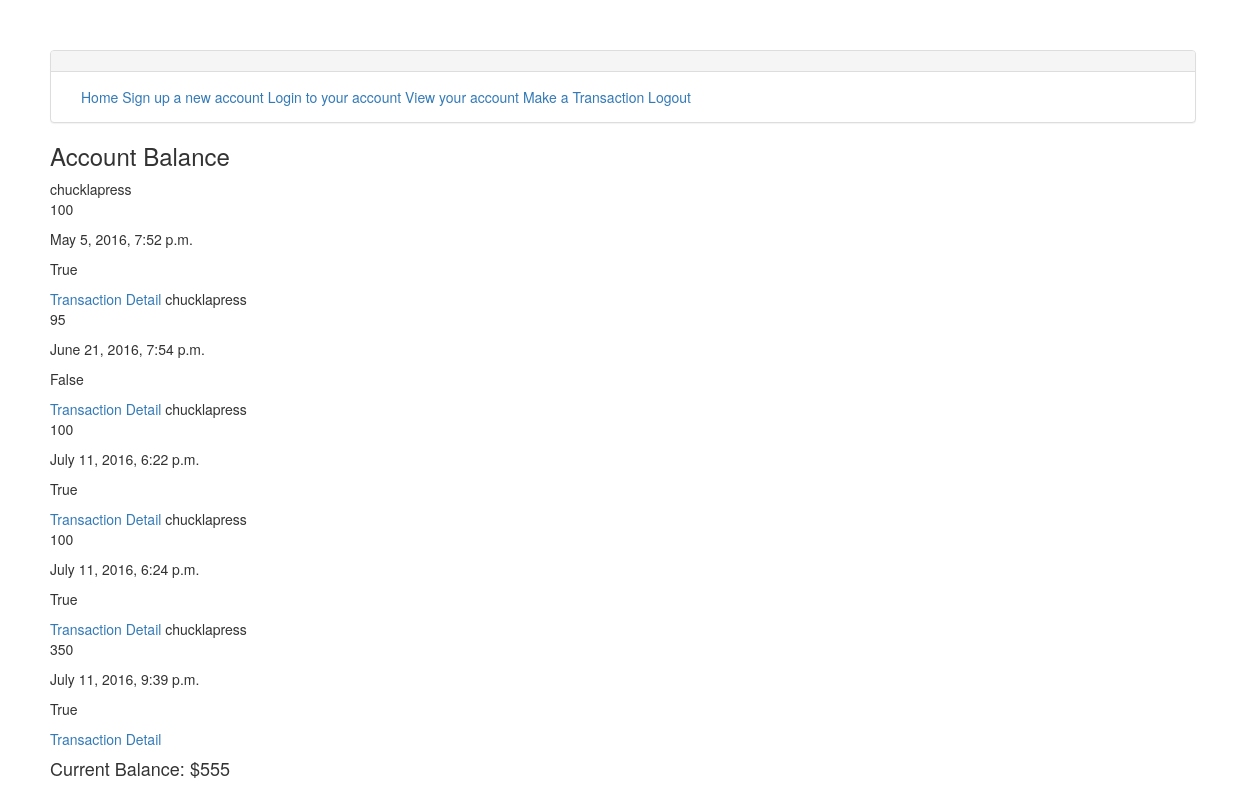
Before: /balance/ (signed in) with the older database file.
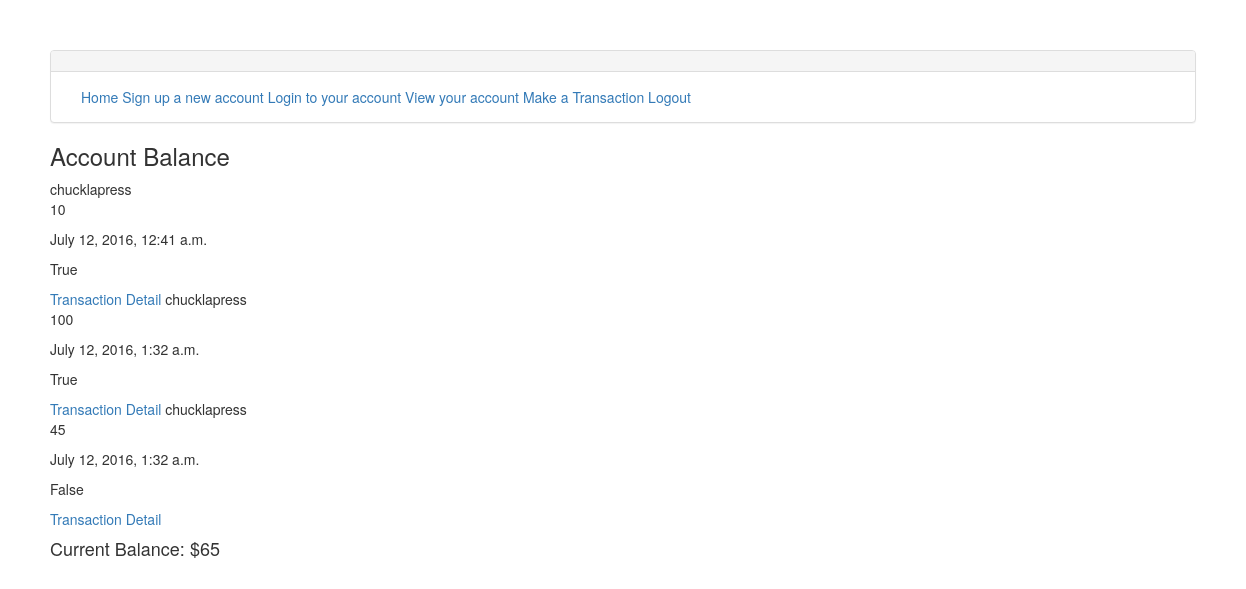
After: the same page with the newer database file.
### ironapp/models.py (models this page shows, shortened)
class AcctBalance(models.Model):
    account_number = models.IntegerField()
    entry = models.IntegerField()
    is_deposit = models.BooleanField(default=1)
    date = models.DateTimeField(default=datetime.now, blank=True)
    customer = models.ForeignKey('auth.User')
    memo_or_note = models.CharField(max_length=35)

### ironapp/views.py (the view)
# urls.py: url(r'^balance/$', AccountView.as_view(), name="acct_bal_view"),
class AccountView(LoginRequiredMixin, ListView):
    login_url = "/login/"
    template_name = "acctbalance_form.html"
    model = AcctBalance
    def get_queryset(self):
        return AcctBalance.objects.filter(customer=self.request.user)
    def get_context_data(self,**kwargs):
        context = super().get_context_data(**kwargs)
        self.is_balance = is_balance(self.request.user)
        context["balance"] = self.is_balance
        return context

### ironapp/views.py (called while the page is built)
def is_balance(user):
    transactions = AcctBalance.objects.filter(customer=user)
    balance = 0
    for items in transactions:
        if items.is_deposit == True:
            balance += items.entry
        elif items.is_deposit == False:
            balance -= items.entry
            if balance >0:
                print("This transaction is not supported")
    return balance

### templates/acctbalance_form.html
{% extends 'base.html' %}
{% block content %}
<h3>Account Balance</h3>
    {% for item in object_list %}
        {{ item.customer }}
        <p>{{ item.entry }}</p>
        <p>{{ item.date }}</p>
        <P>{{ item.is_deposit }}</P>
        <a href= "{% url 'account_detail_view' item.pk %}">Transaction Detail</a>
    {% endfor %}
<h4>Current Balance: ${{balance}}</h4>
{% endblock %}

Changed rows visible on the page:
no longer on this page (row edited): AcctBalance: customer "chucklapress", entry "95", date "June 21, 2016, 7:54 p.m.", is_deposit "False"
removed AcctBalance: customer "chucklapress", entry "350", date "July 11, 2016, 9:39 p.m.", is_deposit "True"
changed AcctBalance: entry "100" → "10"; date "May 5, 2016, 7:52 p.m." → "July 12, 2016, 12:41 a.m."
changed AcctBalance (number 2 of 3 on the later page): date "July 11, 2016, 6:22 p.m." → "July 12, 2016, 1:32 a.m."
changed AcctBalance: entry "100" → "45"; date "July 11, 2016, 6:24 p.m." → "July 12, 2016, 1:32 a.m."; is_deposit "True" → "False"
Other visible differences:
{{ balance }}: "555" → "65"
